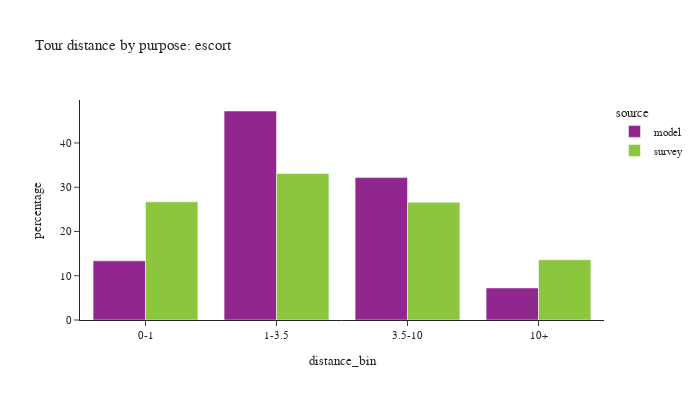

Notebook code cell kept with this figure:
### Code cell
plot_bins(tour, tour['pdpurp'] == 3, 'escort')

### Figure 1 — Plotly figure (JSON) as saved in the notebook; plotly's stock layout.template omitted (floating-point values rounded to 4 significant figures)
{"data": [{"alignmentgroup": "True", "customdata": [[83821], [296262], [201863], [45442]], "hovertemplate": "source=model<br>distance_bin=%{x}<br>percentage=%{y}<br>sample count=%{customdata[0]}<extra></extra>", "legendgroup": "model", "marker": {"color": "#91268F", "pattern": {"shape": ""}}, "name": "model", "offsetgroup": "model", "orientation": "v", "showlegend": true, "textposition": "auto", "type": "bar", "x": ["0-1", "1-3.5", "3.5-10", "10+"], "xaxis": "x", "y": [13.36, 47.22, 32.18, 7.243], "yaxis": "y"}, {"alignmentgroup": "True", "customdata": [[200], [314], [179], [81]], "hovertemplate": "source=survey<br>distance_bin=%{x}<br>percentage=%{y}<br>sample count=%{customdata[0]}<extra></extra>", "legendgroup": "survey", "marker": {"color": "#8CC63E", "pattern": {"shape": ""}}, "name": "survey", "offsetgroup": "survey", "orientation": "v", "showlegend": true, "textposition": "auto", "type": "bar", "x": ["0-1", "1-3.5", "3.5-10", "10+"], "xaxis": "x", "y": [26.69, 33.08, 26.61, 13.62], "yaxis": "y"}], "layout": {"barmode": "group", "font": {"size": 11}, "height": 400, "legend": {"title": {"text": "source"}, "tracegroupgap": 0}, "title": {"text": "Tour distance by purpose: escort"}, "width": 700, "xaxis": {"anchor": "y", "domain": [0.0, 1.0], "title": {"text": "distance_bin"}}, "yaxis": {"anchor": "x", "domain": [0.0, 1.0], "title": {"text": "percentage"}}}}
